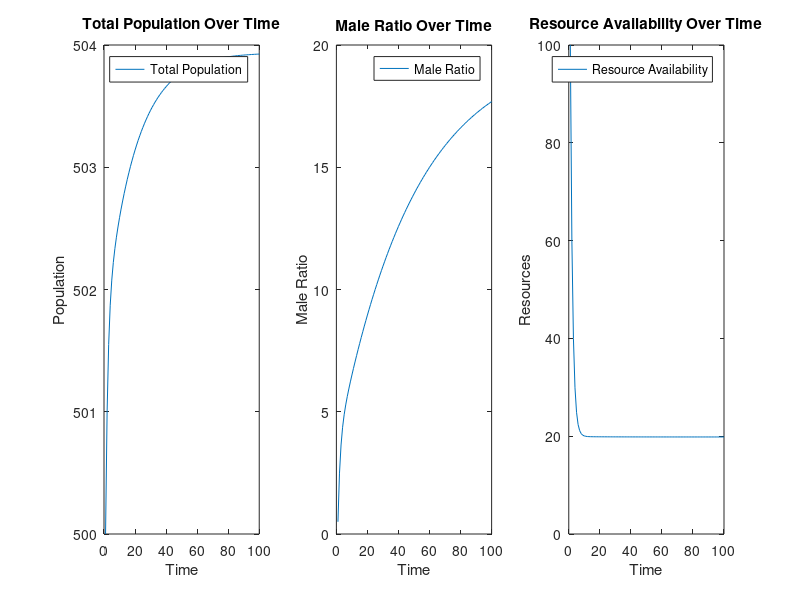

This chart was generated by the following MATLAB code:

% MATLAB代码实现

% 参数设置
r = 0.1;  % 基础生长率
K = 1000;  % 环境承载量
d = 0.05;  % 自然死亡率
beta = 0.01;  % 资源对种群增长的影响系数
alpha = 0.02;  % 资源对性别比例调整的灵敏度
c = 0.001;  % 资源消耗率
s = 10;  % 资源自然增长率

% 初始条件
L0 = 500;  % 初始种群数量
M0 = 0.5;  % 初始雄性比例
R0 = 100;  % 初始资源量

% 时间步
T = 100;  % 模拟时间长度

% 初始化数组
L = zeros(1, T);
M = zeros(1, T);
R = zeros(1, T);
L(1) = L0;
M(1) = M0;
R(1) = R0;

% 模型迭代
for t = 1:T-1
    L(t+1) = L(t) + r*L(t)*(1 - L(t)/K) - d*L(t) + beta*R(t);
    M(t+1) = M(t) + alpha*(R(t) - M(t));
    R(t+1) = R(t) - c*L(t)*R(t) + s;
end

% 绘图
figure;
subplot(1, 3, 1);
plot(L, 'DisplayName', 'Total Population');
title('Total Population Over Time');
xlabel('Time');
ylabel('Population');
legend;

subplot(1, 3, 2);
plot(M, 'DisplayName', 'Male Ratio');
title('Male Ratio Over Time');
xlabel('Time');
ylabel('Male Ratio');
legend;

subplot(1, 3, 3);
plot(R, 'DisplayName', 'Resource Availability');
title('Resource Availability Over Time');
xlabel('Time');
ylabel('Resources');
legend;